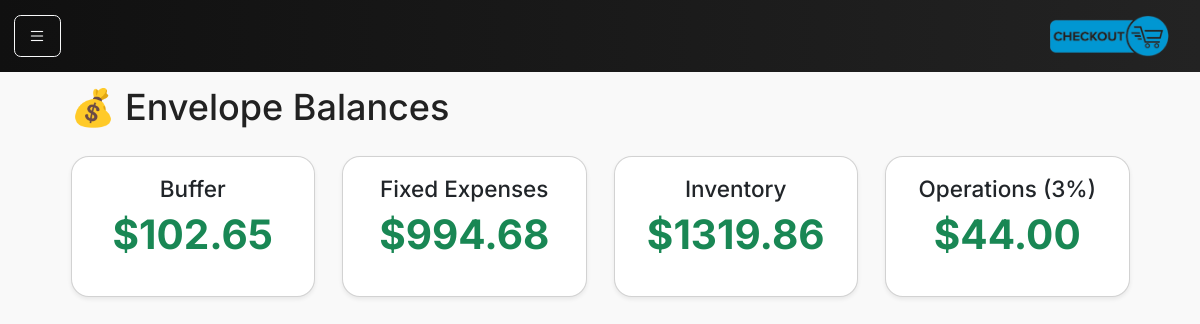
Page /envelopes on the earlier database version.
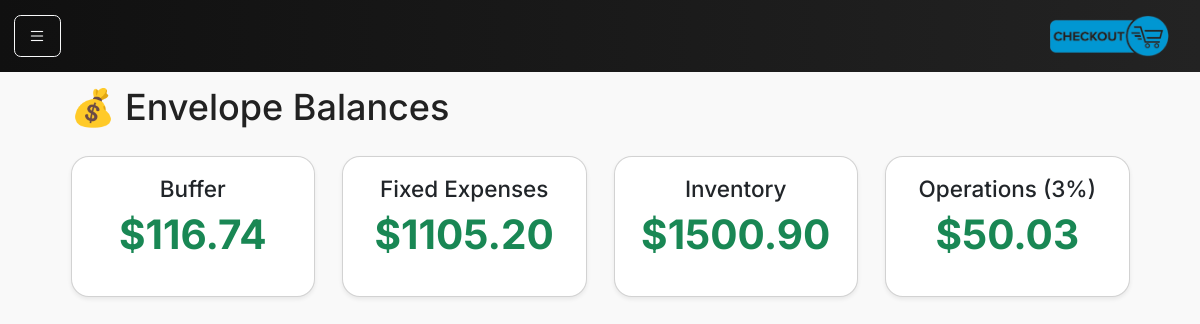
Same page on the later database version.
### models.py (models this page shows)
class Envelope(db.Model):
    __tablename__ = "envelopes"
    id = db.Column(db.Integer, primary_key=True)
    code = db.Column(db.String(32), unique=True, nullable=False)
    name = db.Column(db.String(64), nullable=False)
    balance_cents = db.Column(db.Integer, nullable=False, default=0)
    created_at = db.Column(db.DateTime, default=datetime.utcnow)
    updated_at = db.Column(db.DateTime, default=datetime.utcnow, onupdate=datetime.utcnow)

### main.py (the view)
@app.route("/envelopes")
def envelope_view():
    from main import Envelope
    envelopes = Envelope.query.order_by(Envelope.name).all()
    return render_template("envelopes.html", envelopes=envelopes)

### main.py (called while the page is built)
@app.context_processor
def inject_request():
    return dict(request=request)

### templates/envelopes.html
{% extends "base.html" %}
{% block content %}
<div class="container-fluid">
    <h2 class="mb-4">💰 Envelope Balances</h2>
    <div class="row">
        {% for e in envelopes %}
        <div class="col-md-3 mb-4">
            <div class="card shadow-sm">
                <div class="card-body text-center">
                    <h5 class="card-title">{{ e.name }}</h5>
                    <p class="display-6 text-success fw-bold">
                        ${{ "%.2f"|format(e.balance_cents / 100) }}
                    </p>
                </div>
            </div>
        </div>
        {% else %}
        <div class="col-12 text-center text-muted">
            No envelopes yet.
        </div>
        {% endfor %}
    </div>
</div>
{% endblock %}

Differences in the rows shown:
changed Envelope "Buffer": e.balance_cents/100 "102.65" → "116.74"
changed Envelope "Fixed Expenses": e.balance_cents/100 "994.68" → "1105.20"
changed Envelope "Inventory": e.balance_cents/100 "1319.86" → "1500.90"
changed Envelope "Operations (3%)": e.balance_cents/100 "44.00" → "50.03"
